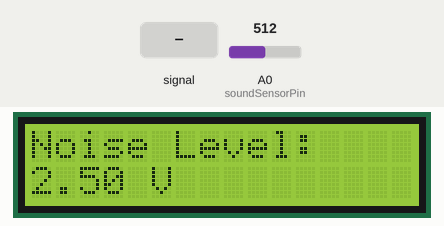
Bench run of a sketch on a simulated Arduino Uno, built with avr-gcc and run on an emulated ATmega328P. Shown: 16×2 character LCD. The test bench sets the inputs (shaded band); at power-on: A0 (soundSensorPin) = 512. What the sketch prints to the serial monitor is not drawn.

Above: at 1.2 s.
1.3 s: A0 (soundSensorPin) fed a 200 Hz sine of ±81 counts around its level
At 2.9 s:
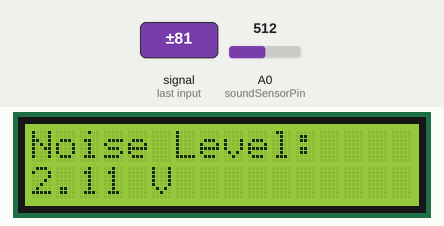
4.6 s: A0 (soundSensorPin) set to 716
At 5.8 s:
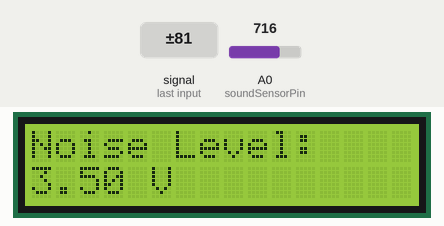
6.6 s: A0 (soundSensorPin) fed a 1000 Hz sine of ±255 counts around its level
At 7.8 s:
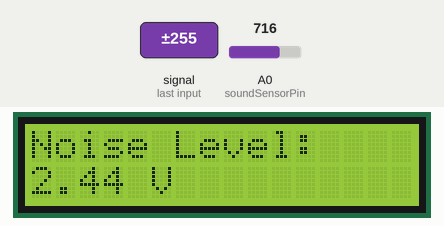
9.7 s: A0 (soundSensorPin) set to 900
At 11.3 s:
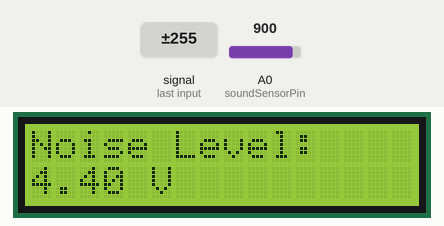
11.8 s: A0 (soundSensorPin) set to 1023
At 13.2 s:
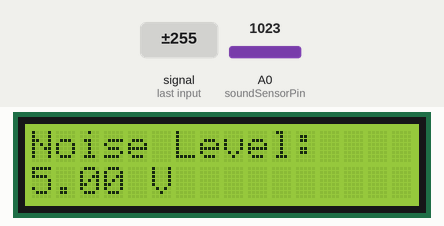
Timing chart, 0 to 14.8 s (numbered marks = the images above; inputs shaded):
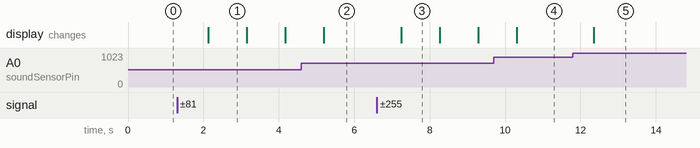

Measured:
- after the input at 1.3 s, the display: changes after 0.83 s (image 1)
- after the input at 6.6 s, the display: changes after 0.64 s (image 3)
- after the input at 11.8 s, the display: changes after 0.55 s (image 5)
- what the display in image 1 shows lasts 1.1 s, from 2.1 s to 3.2 s

The sketch:

noise_pollution_monitoring_system.ino
```cpp
#include <Wire.h>
#include <LiquidCrystal_I2C.h>

LiquidCrystal_I2C lcd(0x27, 16, 2); // Set the LCD address and dimensions

const int soundSensorPin = A0; // Analog pin for the sound sensor
int noiseValue = 0;

void setup() {
  lcd.init(); // Initialize the LCD
  lcd.backlight(); // Turn on the backlight

  Serial.begin(9600); // Initialize serial communication
}

void loop() {
  noiseValue = analogRead(soundSensorPin); // Read the analog value from the sound sensor
  float noiseLevel = (noiseValue * 5.0) / 1023.0; // Convert analog value to voltage

  // Display noise level on LCD
  lcd.clear();
  lcd.setCursor(0, 0);
  lcd.print("Noise Level:");
  lcd.setCursor(0, 1);
  lcd.print(noiseLevel);
  lcd.print(" V");

  // Print noise level to serial monitor
  Serial.print("Noise Level: ");
  Serial.print(noiseLevel);
  Serial.println(" V");

  delay(1000); // Delay for a second before taking the next reading
}
```
